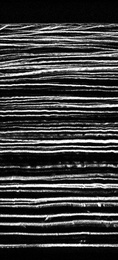
%> input picture zach/rabbitImages/image1.jpg, 118 x 260 px, shrunk from 453 x 1001 before the run
$ octave kMeansScript2.m   (GNU Octave 9; MATLAB toolbox functions it lacks are replaced by stand-ins)
%> lines starting %> are read from the running program, lines starting %| are printed output that depends on the picture; in (x1, y1, x2, y2) boxes, pixels count from 0 and x2, y2 are one past the last pixel; in counts of white or black regions, pixels touching at a corner belong together; the program's own positions count from 1
image1 = im2double(imread('rabbitImages/image1.jpg'));
%> image1: size 260x118 double; min 0, max 1, mean 0.235

%filter = fspecial('gaussian',5);
filter = fspecial('average',3);
newImage1 = conv2(image1,filter,'same');
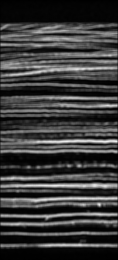
%> newImage1: size 260x118 double; min 0.000436, max 0.942, mean 0.234

image1Size = size(image1);
%> image1Size = [260 118]
height = image1Size(1);
%> height = 260
width = image1Size(2);
%> width = 118

threshold = 0.3;

xVals = 1:width;
%> xVals = 118 values from 1 to 118
xVals = xVals/width;
%> xVals = 118 values from 0.00847 to 1
xValsArray = repmat(xVals,[height 1]);
yVals = 1:height;
%> yVals = 260 values from 1 to 260
yVals = yVals/height;
%> yVals = 260 values from 0.00385 to 1
yVals = transpose(yVals);
yValsArray = repmat(yVals,[1 width]);

image1Data = zeros(height,width,3);
image1Data(:,:,1) = newImage1;
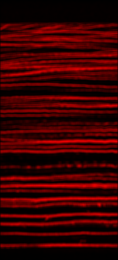
%> image1Data: size 260x118x3 double; mean R, G, B 0.234, 0, 0
image1Data(:,:,2) = xValsArray;
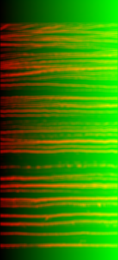
%> image1Data: size 260x118x3 double; mean R, G, B 0.234, 0.504, 0
image1Data(:,:,3) = yValsArray;
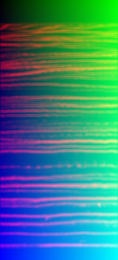
%> image1Data: size 260x118x3 double; mean R, G, B 0.234, 0.504, 0.502

N = height*width;
image1DataSeq = reshape(image1Data,[N 3]);
[indices,cluster] = kmeans(image1DataSeq,30);
%> cluster = 30 rows, first 12: [0.35 0.841 0.786; 0.0571 0.157 0.0844; 0.0704 0.121 0.666; 0.0353 0.503 0.0749; 0.119 0.122 0.402; 0.591 0.827 0.269; 0.413 0.119 0.212; 0.0973 0.36 0.651; 0.403 0.472 0.493; 0.0375 0.845 0.0744; 0.373 0.631 0.208; 0.366 0.163 0.815]

clusterValues = cluster(:,1);
%> clusterValues = 30 values, max 0.736 at index 18, min 0.0353 at index 4, mean 0.267
clusterSeg = double(clusterValues>threshold);
%> clusterSeg = 30 values, max 1 at index 1, min 0 at index 2, mean 0.5
image1Seg = zeros(1,N);
image1NonSeg = zeros(1,N);
for index = 1:N
    image1Seg(index) = clusterSeg(indices(index));
    image1NonSeg(index) = clusterValues(indices(index));
end
image1Seg = reshape(image1Seg,[height width]);
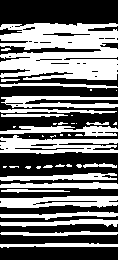
%> image1Seg: size 260x118 double; values 0 (black) and 1 (white), 44.8% white; 42 white regions (21 under 20 px), largest, box (x1, y1, x2, y2) and area: (0, 23, 118, 80) 5255, (0, 135, 118, 154) 1393, (0, 196, 118, 208) 1076
figure
imshow(image1Seg);
image1NonSeg = reshape(image1NonSeg,[height width]);
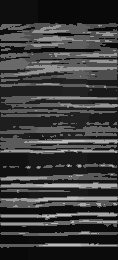
%> image1NonSeg: size 260x118 double; min 0.0353, max 0.736, mean 0.234
figure
imshow(image1NonSeg);

$ run again, with zach/rabbitImages/image10.jpg copied over zach/rabbitImages/image1.jpg
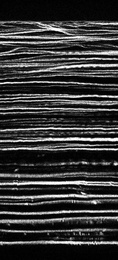
%> input picture zach/rabbitImages/image10.jpg, 118 x 260 px, shrunk from 453 x 1001 before the run
%> cluster = 30 rows, first 12: [0.0879 0.874 0.648; 0.0398 0.126 0.909; 0.0564 0.157 0.0809; 0.638 0.455 0.781; 0.317 0.346 0.807; 0.596 0.808 0.238; 0.13 0.118 0.391; 0.0374 0.505 0.0637; 0.0573 0.628 0.902; 0.288 0.879 0.207; 0.04 0.378 0.906; 0.384 0.126 0.193]
%> clusterValues = 30 values, max 0.708 at index 29, min 0.0374 at index 8, mean 0.258
%> clusterSeg = 30 values, max 1 at index 4, min 0 at index 1, mean 0.433
%> `image1Seg = reshape(image1Seg,[height width]);`:
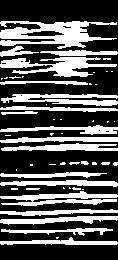
%> image1Seg: size 260x118 double; values 0 (black) and 1 (white), 34.1% white; 54 white regions (32 under 20 px), largest, box (x1, y1, x2, y2) and area: (0, 21, 117, 49) 1694, (0, 57, 117, 77) 1113, (0, 191, 118, 206) 917
%> `image1NonSeg = reshape(image1NonSeg,[height width]);`:
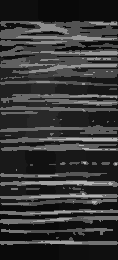
%> image1NonSeg: size 260x118 double; min 0.0374, max 0.708, mean 0.217

$ run again, with zach/rabbitImages/image12.jpg copied over zach/rabbitImages/image1.jpg
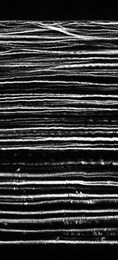
%> input picture zach/rabbitImages/image12.jpg, 118 x 260 px, shrunk from 453 x 1001 before the run
%> cluster = 30 rows, first 12: [0.0471 0.875 0.639; 0.0871 0.111 0.664; 0.0359 0.171 0.914; 0.29 0.622 0.209; 0.173 0.37 0.241; 0.336 0.556 0.803; 0.229 0.119 0.196; 0.196 0.374 0.471; 0.0421 0.508 0.916; 0.0847 0.871 0.382; 0.0301 0.506 0.0585; 0.105 0.125 0.413]
%> clusterValues = 30 values, max 0.777 at index 21, min 0.0254 at index 20, mean 0.256
%> clusterSeg = 30 values, max 1 at index 6, min 0 at index 1, mean 0.367
%> `image1Seg = reshape(image1Seg,[height width]);`:
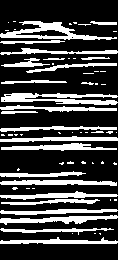
%> image1Seg: size 260x118 double; values 0 (black) and 1 (white), 27.1% white; 66 white regions (41 under 20 px), largest, box (x1, y1, x2, y2) and area: (1, 93, 118, 105) 825, (0, 21, 117, 40) 816, (0, 215, 118, 225) 551
%> `image1NonSeg = reshape(image1NonSeg,[height width]);`:
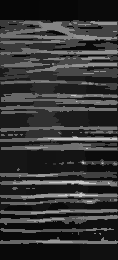
%> image1NonSeg: size 260x118 double; min 0.0254, max 0.777, mean 0.209
